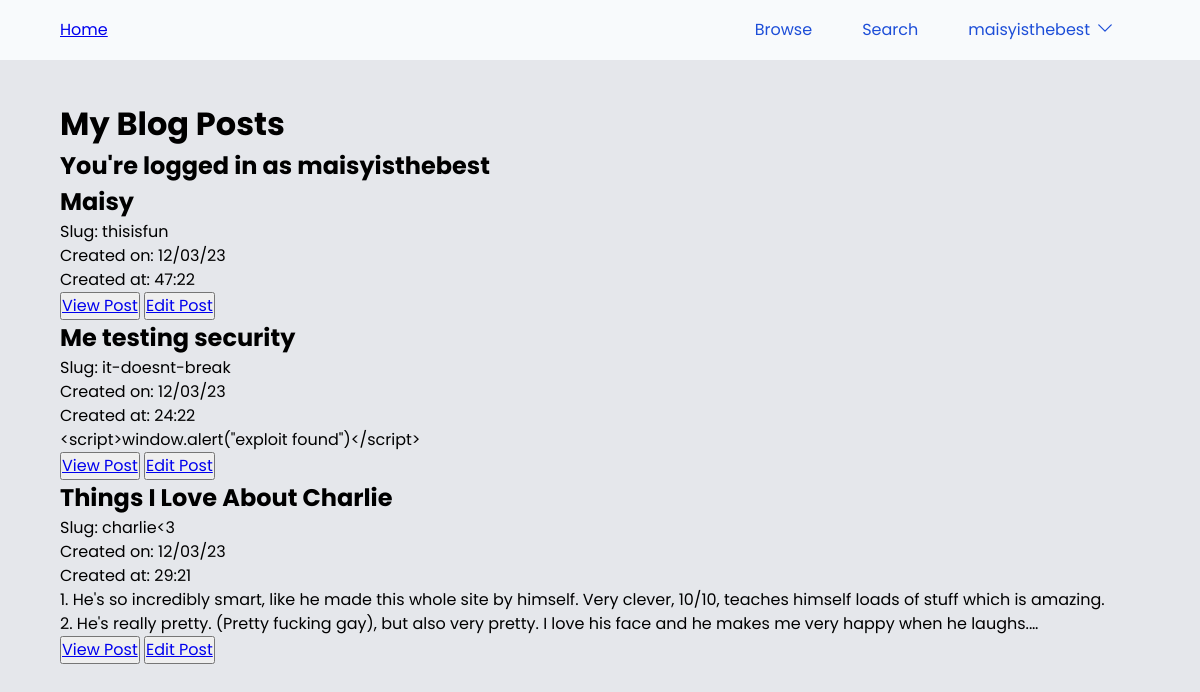
The page /my-posts (signed in) on the database as committed earlier.
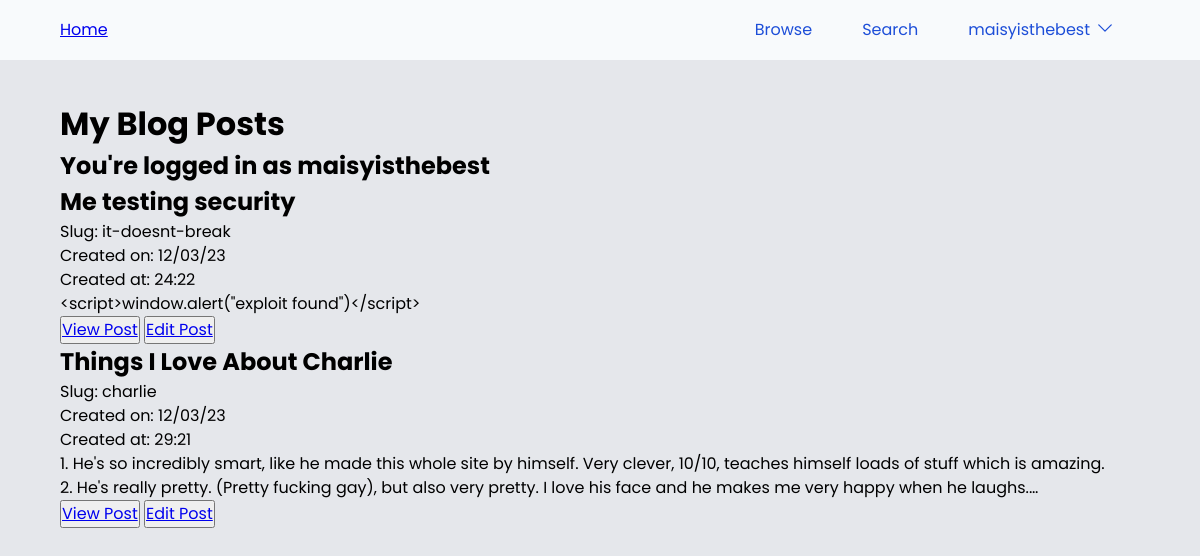
The same page on the database as committed later.
### models.py (models this page shows)
class PostModel(db.Model):
    __tablename__ = 'posts'
    id = db.Column(db.Integer, primary_key=True)
    title = db.Column(db.String(100), nullable=False)
    slug = db.Column(db.String(100), unique=True, nullable=False)
    content = db.Column(db.Text, nullable=False)
    created_at = db.Column(db.DateTime, server_default=func.now())
    updated_at = db.Column(db.DateTime, onupdate=func.now())
    author = db.Column(db.String(100), db.ForeignKey('users.username'), nullable=False)
    status = db.Column(db.String, default="Draft") #Could be Draft, Review, Published, or Archived

### main.py (the view)
@app.route("/my-posts")
def my_posts():
    posts = PostModel.query.filter_by(author=get_current_username()).order_by(desc(PostModel.created_at)).all()
    return render_template("my-posts.html", posts=posts, current_username=get_current_username(), page_title = "My Posts")

### main.py (called while the page is built)
def get_current_username():
    if current_user.is_authenticated:
        return current_user.username
    else:
        return "Guest"

### models.py (called while the page is built)
@login.user_loader
def load_user(id):
    return UserModel.query.get(int(id))

### templates/my-posts.html (shortened to what this page needs)
{% extends "base.html" %}{%block head%}{%endblock%}{% block body %}
<h1>My Blog Posts</h1>
<h2>You're logged in as {{current_username}}</h2>
{% for post in posts %}
<div class="post-card">
    <h2>{{post.title}}</h2>
    <p>Slug: {{post.slug}}</p>
    <p>Created on: {{post.created_at.strftime("%d/%m/%y")}}</p>
    <p>Created at: {{post.created_at.strftime("%M:%H")}}</p>
    <div class="post__content-preview">{{post.content|safe}}</div>
    <div class="button-container">
        <button><a href="{{url_for("view_post", slug=post.slug)}}}">View Post</a></button>
        <button><a href="{{url_for("edit", slug=post.slug)}}">Edit Post</a></button>
    </div>
</div>
{% endfor %}
{% endblock %}

Rows that differ between the two databases and show on the page:
removed PostModel: title "Maisy", slug "thisisfun", created_at "12/03/23", created_at "47:22"
changed PostModel "Things I Love About Charlie": slug "charlie<3" → "charlie"
